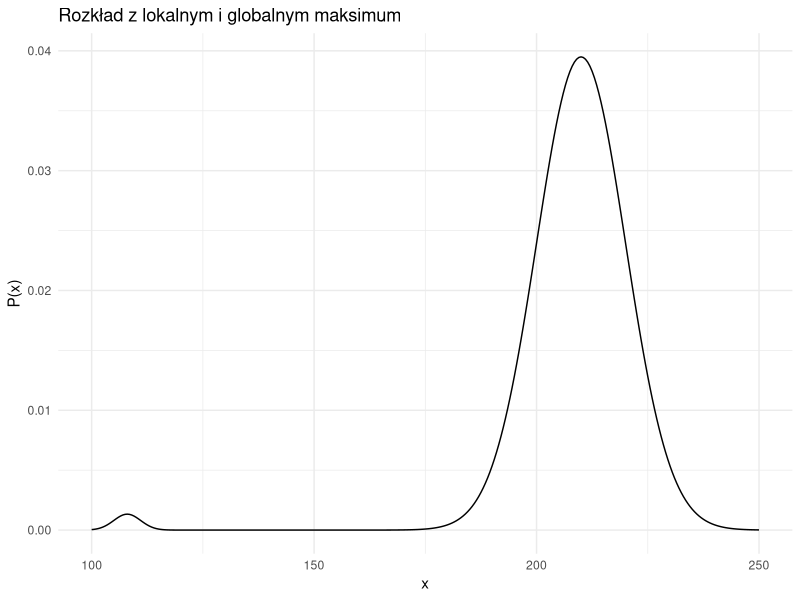
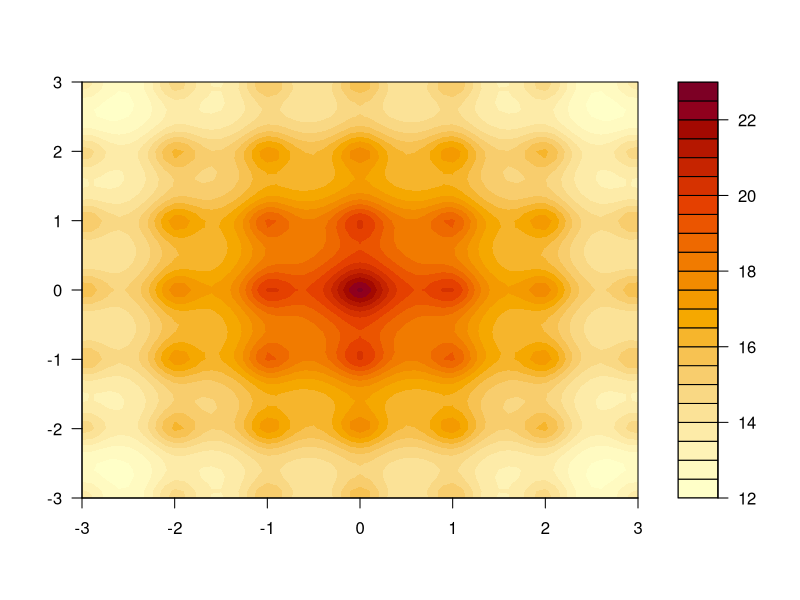
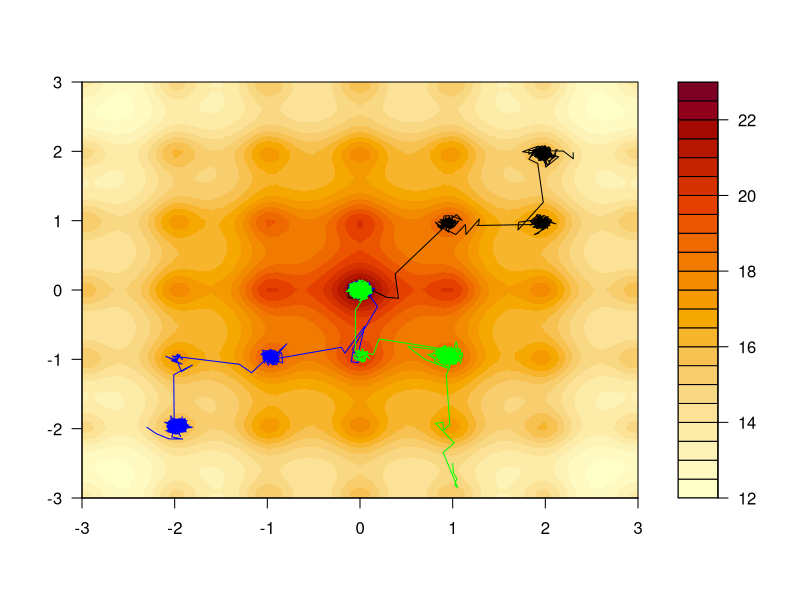
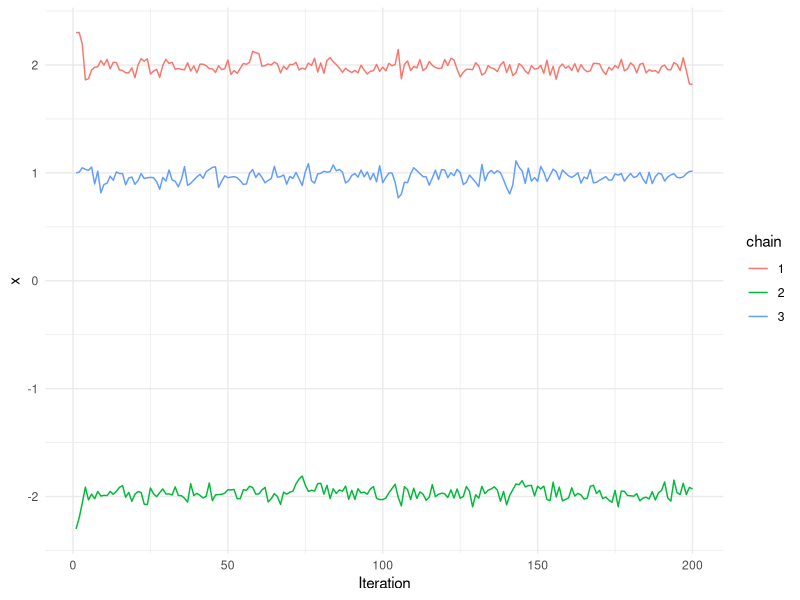
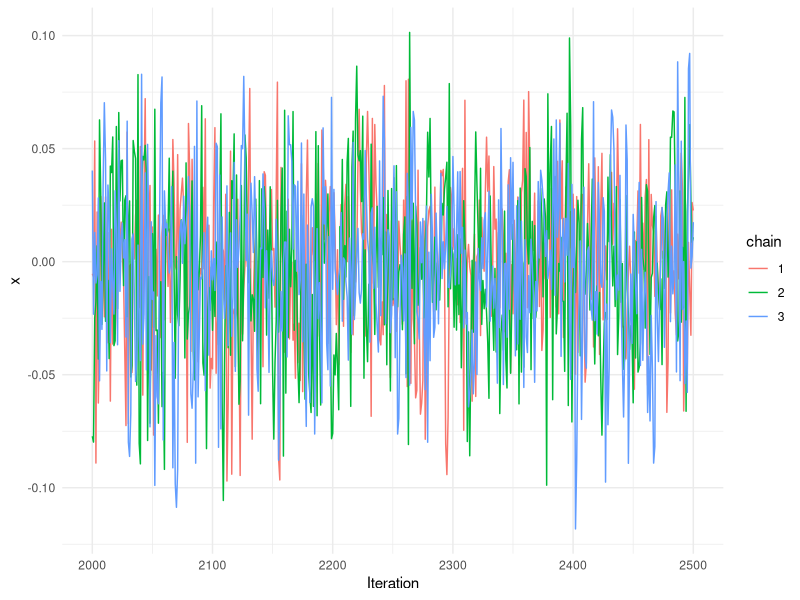
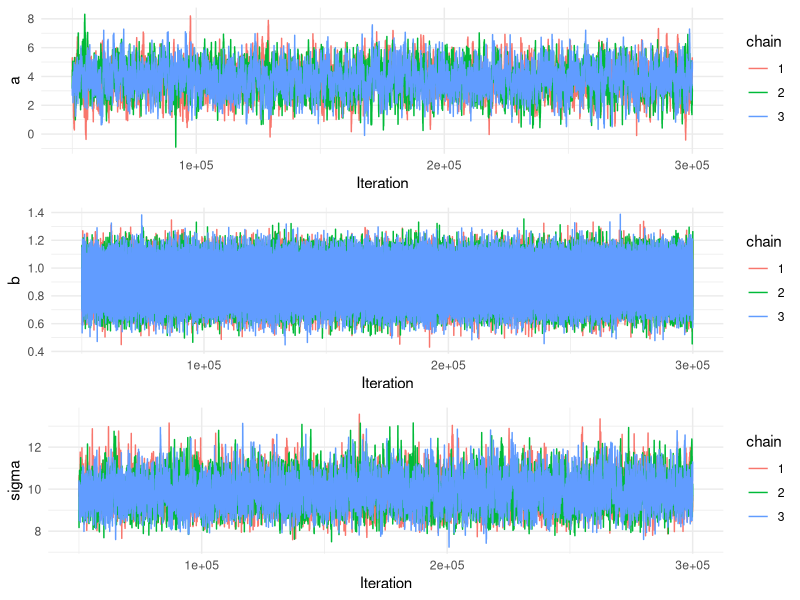
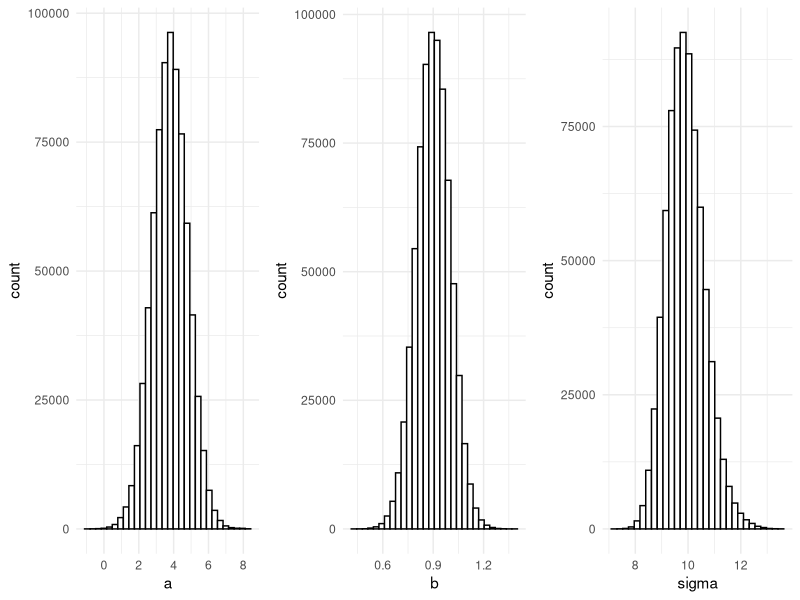
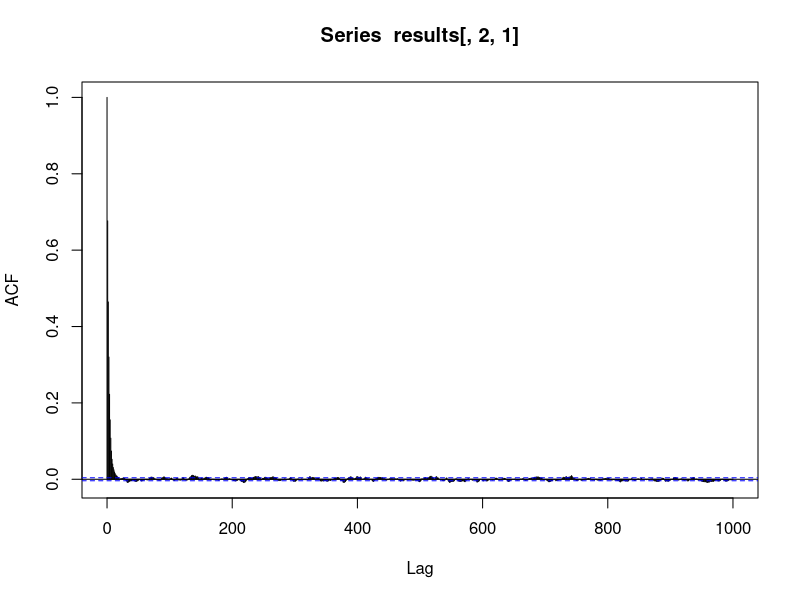

These figures' R source, in order: (Note: a time limit stopped this script after it produced the figures.)
## ---- chunk 1
library(tidyverse)
library(knitr)
x = seq(100,250, by = 0.5)
fx = 0.99*dnorm(x,210,10) + 0.01*dnorm(x,108, 3)
dat = data.frame(x,fx)

ggplot(dat, mapping = aes(x = x, y = fx)) +
  geom_line() + 
  ggtitle("Rozkład z lokalnym i globalnym maksimum") +
  theme_minimal()+
  ylab("P(x)")
## ---- chunk 2
f = function (x,y) {
  return(20*exp(-0.2*sqrt((x^2+y^2)/2))+exp(0.5*(cos(2*pi*x)+cos(2*pi*y))))
}

library(lattice)
points = matrix(nrow = 61, ncol = 61, seq(-3,3,0.1)) 
filled.contour(x = points[,1], y = points[,1], z = f(points, t(points)), nlevels=20)

## ---- chunk 3
jmp = 0.2 # step size
iter = 10000 #liczba iteracji algorytmu
chain = 3 # liczba łańcuchów

samples =  array(NA, c(10000,3,3)) # Pusty tensor na nasze próbki

# Wartości początkowe łańcuchów
samples[1,1,1] = 2.3 
samples[1,2,1] = 1.98
samples[1,1,2] = -2.3  
samples[1,2,2] = -1.98
samples[1,1,3] = 1 
samples[1,2,3] = -2.5

for (j in 1:chain){
samples[1,3,j] = f(samples[1,1,j], samples[1,2,j]) # ewaluujemy naszą funkcję dla wartości
# początkowych łańcuchów
n = 1

while(n <= (iter-1)) { #Iterujemy dopóki nie zbierzemy 'iter' próbek
  new_x = rnorm(1, samples[n,1,j], jmp) # przemieszczamy się o losową wartość dla wartości x
  new_y = rnorm(1, samples[n,2,j], jmp) # przemieszczamy się o losową wartość dla wartości y
  
  if (exp(-12*(f(samples[n,1,j], samples[n,2,j])-f(new_x, new_y))) > runif(1,0,1)) {
  # Sprawdzamy czy nowe wartości zwracają wyzszą wartość naszej funkcji. Poniweważ funkcja nie
  # jest rozkładem prawdopodobieństwa nie możemy policzyć stosunku prawdopodobieńst. Zamiast
  # tego używamy funkcji eksponencjalnej różnicy pomnożonej przez ujemną stałą.  
    
    n = n + 1
    samples[n,1,j] = new_x
    samples[n,2,j] = new_y
    samples[n,3,j] = f(new_x, new_y)

  }   
}
}

## ---- chunk 4
filled.contour(x=points[,1], y=points[,1], z =f(points,t(points)), nlevels=20, plot.axes = {
  axis(1); axis(2); lines(samples[1:10000,1:2,1], col =
  "black");lines(samples[1:10000,1:2,2], col = "blue"); lines(samples[1:10000,1:2,3], col = 
  "green") })

## ---- chunk 5
x_samples = as.data.frame(samples[1:iter,1,1:3])
x_samples$iteration = 1:dim(samples)[1]
colnames(x_samples) = c(1,2,3,"Iteration")
x_samples_burn_in = x_samples[1:200,]
x_samples_in_space = x_samples[2000:2500,]
x_samples_burn_in = pivot_longer(x_samples_burn_in,cols =1:3, names_to = "chain", values_to = "x")
x_samples_in_space = pivot_longer(x_samples_in_space,cols =1:3, names_to = "chain", values_to = "x")

ggplot(x_samples_burn_in, mapping = aes(x = Iteration, y = x, color = chain))+
  geom_line() +
  theme_minimal()

## ---- chunk 6
ggplot(x_samples_in_space, mapping = aes(x = Iteration, y = x, color = chain))+
  geom_line() +
  theme_minimal()
## ---- chunk 7
x = rnorm(100,0,10)
y = 5 + x + rnorm(100,0,10)
## ---- chunk 8
# Definujemy naszą funkcję wiarygodności, prior i posterior. Zwrócie uwagę, że funkcję
# zwracają nam logarytm naturalny gęstości prawdopodobieństwa. Jest to użyteczna 
# transformacja, ponieważ komputery nie radzą sobie dobrze z wartościami bardzo bliskimi 0. 

likelihood <- function(parameters){
  a=parameters[1]; b=parameters[2]; sigma=parameters[3]
  sum(dnorm(y,a +b*x, sigma, log = TRUE))
}

prior <- function(parameters){
  a=parameters[1]; b=parameters[2]; sigma=parameters[3]
  sum(dunif(a,-1000,1000,log = TRUE), dnorm(b,0,100,log = TRUE),   
  dunif(sigma,0.000001,1000,log = TRUE))
}

posterior <- function(parameters) {likelihood(parameters) + prior(parameters)}

chain = 3 # Liczba łańcuchów
n.iter <- 300000 # Liczba iteracji
results <- array(NA, c(n.iter,3,3)) # Pusty tensor na nasze próbki

n.burn = 50000 # Liczba iteracji, którą odrzucimy w ramach wypalania

for (j in 1:chain){

parameters <- c(runif(1,-50,50), rnorm(1,0,10),runif(1,0.000001,100)) # Losujemy wartości początkowe dla łańcucha
results[1,,j] <- parameters
naccepted = 2

  while(naccepted <= n.iter){
    
    candidate <-  rnorm(3, mean = parameters, sd = 0.1) # przemieszczamy się o losową wartość
    # parametrów od wartości obecnych parametrów 
    
    ratio <- exp(posterior(candidate) - posterior(parameters)) # Odejmujemy ponieważ log(a/b) 
  # = log(a) - log(b). Różnicę wkladamy do funckcji eksponencjalnej by z logarytmów otrzyamć
  # stosunek prawdopodobieństw. 
    
    if (runif(1) < ratio) {parameters <- candidate 
    results[naccepted, ,j] <- parameters
    naccepted = naccepted + 1}
  }}

results <- results[(n.burn+1):n.iter,,] # Usuwamy 'n.burn' pierwszych iteracji

all_chains = data.frame()

for (i in 1:chain){
  
  all_chains = rbind(all_chains,data.frame(results[,,i], chain = as.character(i), Iteration = (n.burn+1):n.iter))
  
  }

colnames(all_chains) = c("a", "b", "sigma","chain", "Iteration")

## ---- chunk 9
library(gridExtra)
p1 <- ggplot(all_chains, mapping = aes(x = Iteration, y = a, color = chain))+
  geom_line() +
  theme_minimal()
p2 <- ggplot(all_chains, mapping = aes(x = Iteration, y = b, color = chain))+
  geom_line() +
  theme_minimal()
p3 <- ggplot(all_chains, mapping = aes(x = Iteration, y = sigma, color = chain))+
  geom_line() +
  theme_minimal()
grid.arrange(p1, p2,p3, nrow = 3)

## ---- chunk 10
p1 <- ggplot(all_chains, mapping = aes(x = a))+
  geom_histogram(fill = "white",color="black",) +
  theme_minimal()
p2 <- ggplot(all_chains, mapping = aes(x = b))+
  geom_histogram(fill = "white",color="black",) +
  theme_minimal()
p3 <- ggplot(all_chains, mapping = aes(x = sigma))+
  geom_histogram(fill = "white",color="black") +
  theme_minimal()
grid.arrange(p1, p2, p3, nrow = 1)
## ---- chunk 11
summary(all_chains[,1:3])
## ---- chunk 12
m = lm(y~x)
data.frame(a = m$coefficients[1], b = m$coefficients[2], sigma = sd(m$residuals), row.names = "Parameters")
## ---- chunk 13
BW = pivot_longer(all_chains,cols = 1:3, names_to = "parameter", values_to = "Value")
BW = BW %>% group_by(parameter,chain) %>% summarise(Mean = mean(Value), Var = var(Value), n =n())
W = BW %>% group_by(parameter) %>% summarise(W = mean(Var)/3) 
B = BW %>% group_by(parameter) %>% summarise(B = var(Mean)) 

R = (W$W*((n.iter - n.burn - 1)/(n.iter - n.burn)) + B$B)/W$W
names(R) = c("a","b","sigma")
kable(R,col.names = "R")
## ---- chunk 14
acf(results[,2,1],lag.max = 1000)
## ---- chunk 15
acf(results[,3,1],lag.max = 1000)
## ---- chunk 16
thinned_results = results[seq(1, n.iter - n.burn, by = 10),,]
acf(thinned_results[,3,1],lag.max = 2000)
## ---- chunk 17
ESS = function(data,parameter,chain){
  
  tmp = data[,parameter,chain]
  ACF = acf(tmp,plot = F,lag.max = 10000, type = "covariance")$acf/var(tmp)
  tau =  2*sum(ACF[1:(which(ACF<0)[1]-1)]) - 1
  length(tmp)/tau
}

ESS(results,3,1)
## ---- chunk 18
ESS(thinned_results,3,1)
## ---- chunk 19

predicted <- NULL

for (j in 1:length(x)){
for (i in 1:chain){
predicted <- c(predicted,rnorm(dim(results)[1], results[dim(results)[1],1,i] +
results[dim(results)[1],2,i]*x[j], results[dim(results)[1],3,i]))
}}

predicted = as.data.frame(predicted)
y = as.data.frame(y)
ggplot() + 
  geom_histogram(data = y,mapping = aes(x = y,y = ..density..),
                 colour = 1, fill = "white") +
  geom_density(data = predicted, aes(x =predicted, y = ..density..)) +
  theme_minimal()
